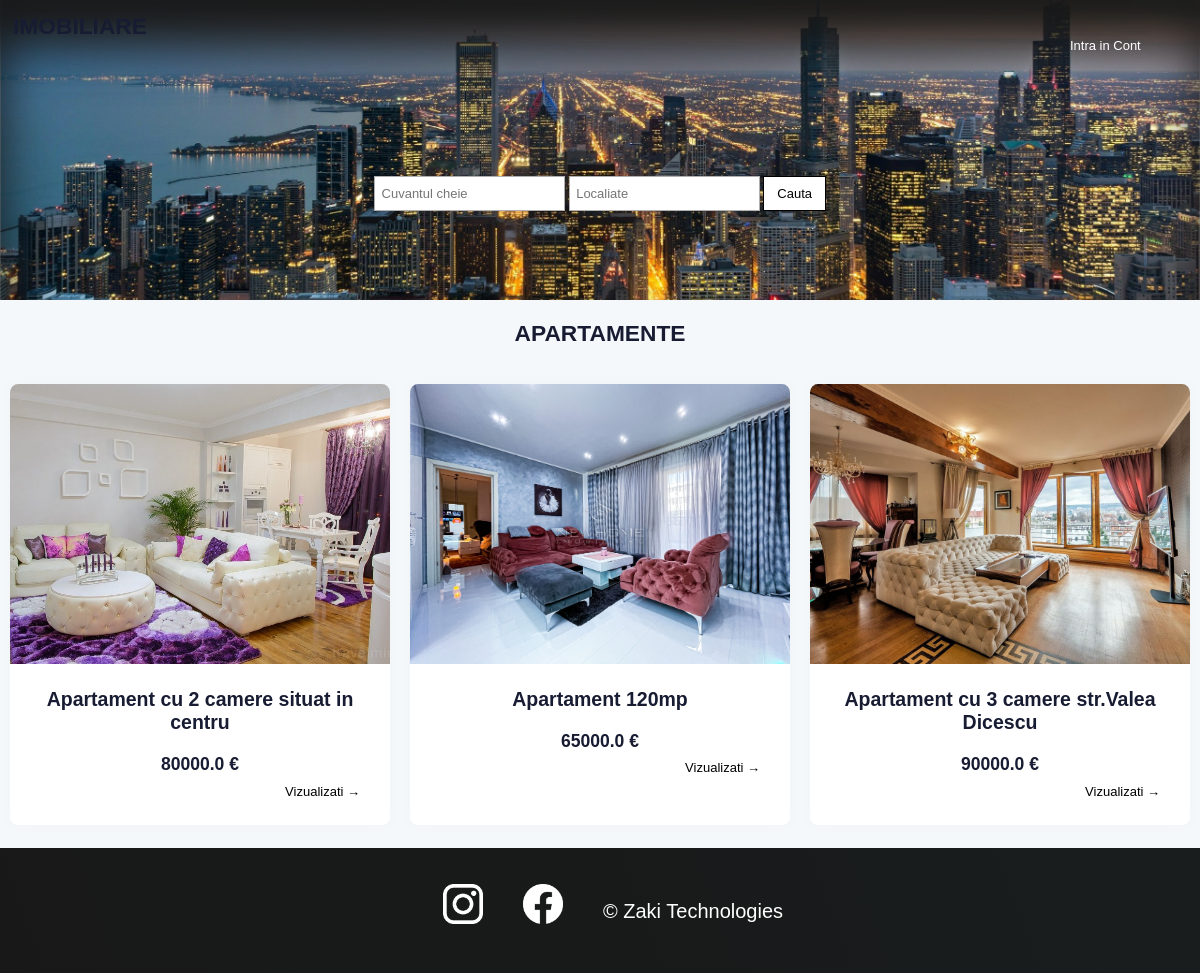
The page / on the database its author committed.
### imobiliare/models.py (models this page shows, shortened)
class Announce(models.Model):
    creator = models.ForeignKey(User, on_delete=models.SET_NULL, null=True)
    title = models.CharField(max_length=200, verbose_name='Titlu')
    description = models.TextField(verbose_name='Descriere')
    price = models.FloatField(verbose_name='Pret')
    floor = models.IntegerField(null=True, verbose_name='Etaj')
    county = models.CharField(max_length=100, verbose_name='Judet')
    location = models.CharField(max_length=100, verbose_name='Localitate')
    image = models.ImageField(null=True, blank=True, verbose_name='Imagine')
    publish_date = models.DateTimeField(auto_now_add=True)
    last_update = models.DateTimeField(auto_now=True)
    phone_number = models.CharField(max_length=20)
    class Meta:
        ordering = ['-last_update', '-publish_date']

### imobiliare/views.py (the view)
# urls.py: path('', Home.as_view(), name='home'),
class Home(View):
    def get(self, request):
        announces = Announce.objects.all()
        context = {'announces': announces}
        return render(request, 'imobiliare/home.html', context)

### imobiliare/templates/imobiliare/home.html
{% extends 'imobiliare/main.html' %}
{% load static %}
{% block content %}
<section>
  <h1 class="section-title">APARTAMENTE</h1>
  <div class="grid">
    {% for announce in announces %}
    <div class="card">
    {% if announce.image %}
      <img src="{{announce.image.url}}" alt="{{announce.title}}" />
    {% endif %}
      <div class="item-content">
        <div>
          <h2>{{announce.title}}</h2><br>
          <h3>
            {{announce.price}} €
          </h3>
        </div>
        <div class="actions">
          <a href="{% url 'announce_details' announce.id %}">Vizualizati
            &#x2192</a>
        </div>
      </div>
    </div>
    {% endfor %}
  </div>
</section>
{% endblock content %}

### imobiliare/templates/imobiliare/main.html (shortened to what this page needs)
<!DOCTYPE html>
{% load static %}
<html lang="en">
<head>
    <link rel="stylesheet" href="{% static 'css/styles.css' %}" />
    <link href="{% static 'css/plugins.bundle.css'%}" rel="stylesheet" type="text/css" />
    <link href="{% static 'css/style.bundle.css'%}" rel="stylesheet" type="text/css" />
</head>
<body>
    {% include 'imobiliare/header.html' %}
    <main>
        {% block content %}
        {% endblock %}
    </main>
    {% include 'imobiliare/footer.html' %}
</body>
</html>

### imobiliare/templates/imobiliare/header.html (shortened to what this page needs)
<header>
    <a class="title" href="/">
        <h1>IMOBILIARE</h1>
    </a>
    <div id="kt_header" style="" class="header align-items-stretch">
        <div class="container-fluid d-flex align-items-stretch justify-content-between">
            <div class="d-flex align-items-stretch justify-content-between flex-lg-grow-1">
                <div class="d-flex align-items-stretch" id="kt_header_nav">
                    <div class="header-menu align-items-stretch" data-kt-drawer="true" data-kt-drawer-name="header-menu"
                         data-kt-drawer-activate="{default: true, lg: false}" data-kt-drawer-overlay="true"
                         data-kt-drawer-width="{default:'200px', '300px': '250px'}" data-kt-drawer-direction="end"
                         data-kt-drawer-toggle="#kt_header_menu_mobile_toggle" data-kt-swapper="true"
                         data-kt-swapper-mode="prepend"
                         data-kt-swapper-parent="{default: '#kt_body', lg: '#kt_header_nav'}">
                        <div class="menu menu-lg-rounded menu-column menu-lg-row menu-state-bg menu-title-white menu-state-title-primary menu-state-icon-primary menu-state-bullet-primary menu-arrow-gray-400 fw-bold my-5 my-lg-0 align-items-stretch"
                             id="#kt_header_menu" data-kt-menu="true">
                            <div class="menu-item menu-lg-down-accordion me-lg-1">
												<span class="menu-link py-3">
                                                </span>
                            </div>
                            {% if request.user.is_authenticated %}
                            <div class="menu-item menu-lg-down-accordion me-lg-1">
												<span class="menu-link py-3">
                                                    <a href="{% url 'calculator' %}" class="menu-title">Calculator</a>
												</span>
                            </div>
                            <div class="menu-item menu-lg-down-accordion me-lg-1">
												<span class="menu-link py-3">
                                                    <a href="{% url 'my_announces' %}" class="menu-title">Anunturile Mele</a>
												</span>
                                </div>
                            <div class="menu-item menu-lg-down-accordion me-lg-1">
												<span class="menu-link py-3">
                                                    <a href="{% url 'logout' %}"  class="menu-title">Iesi din Cont</a>
												</span>
                                </div>
                            {% else %}
                            <div class="menu-item menu-lg-down-accordion me-lg-1">
												<span class="menu-link py-3">
													            <a href="{% url 'login' %}" class="menu-title">Intra in Cont</a>
												</span>
                                </div>
                            {% endif %}
                        </div>
                    </div>
                </div>
            </div>
        </div>
    </div>
    <div class="search-container">
        <div class="search">
            <form method="POST" action="search">
                <input type="text" placeholder="Cuvantul cheie" name="search_text">
                <input type="text" placeholder="Localiate" name="search_location">
                <button type="submit">Cauta</button>
            </form>
        </div>
    </div>
</header>

### imobiliare/templates/imobiliare/footer.html
{% load static %}
<footer>
    <ul>
        <li>
            <a href="https://www.instagram.com" target="_blank"><img src="{% static 'img/icons/insta.png' %}"
                    alt="Instagram logo" /></a>
        </li>
        <li>
            <a href="https://www.facebook.com" target="_blank"><img src="{% static 'img/icons/facebook.png' %}"
                    alt="Facebook logo" /></a>
        </li>
    </ul>
    <p>&copy; Zaki Technologies</p>
</footer>

### imobiliare/static/css/styles.css (style rules this page uses)
* { padding: 0; margin: 0; font-family: Arial, Helvetica, sans-serif; }
header { background: url("/static/img/background-header.jpg"); box-shadow: inset 0px 50px 50px rgb(24, 24, 24); background-position: center; background-repeat: no-repeat; background-size: cover; position: relative; min-height: 300px; display: flex; justify-content: space-between; align-items: top; padding: 1rem; color: aliceblue; }
.card { background-color: white; box-shadow: 1px 1px 4px rgba(0, 0, 0, 0.2); border-radius: 6px; overflow: hidden; margin: 10px; }
.card img { width: 100%; height: 280px; object-fit: cover; }
.card { text-align: center; }
.section-title { text-align: center; padding: 20px; }
.item-content { padding: 24px; display: flex; flex-direction: column; justify-content: space-between; }
.item-content h2 { margin: 0; }
.actions { text-align: right; }
.actions a { text-decoration: none; padding: 6px; color: #000000; border-radius: 5px; }
.title { font-size: 2rem; color: aliceblue; text-decoration: none; }
.grid { display: grid; grid-template-columns: repeat(3, 1fr); grid-auto-rows: auto; }
footer { background: linear-gradient(70deg, rgb(24, 24, 24), rgb(25, 29, 29)); padding: 36px 0; display: flex; align-items: center; justify-content: center; color: aliceblue; margin-top: 1rem; }
footer ul { display: flex; justify-content: center; }
footer li { width: 40px; height: 40px; margin: 0 20px; list-style: none; }
footer img { width: 100%; height: 100%; }
footer p { color: white; text-align: center; margin: 0 20px; font-size: 20px; }
.search-container { position: absolute; left: 50%; top: 50%; }
.search { display: flex; padding: 1rem; position: relative; left: -50%; }
.search input { padding: 0.5rem; border: 1px solid #afafaf; margin-bottom: 1rem; }
.search button { border: 1px solid; background-color: white; padding: 0.5rem 1rem; color: rgb(0, 0, 0); text-decoration: none; margin-top: 1rem; }

### rows shown on the page
Announce: image (picture), title "Apartament cu 2 camere situat in centru", price "80000.0"
Announce: image (picture), title "Apartament 120mp", price "65000.0"
Announce: image (picture), title "Apartament cu 3 camere str.Valea Dicescu", price "90000.0"
